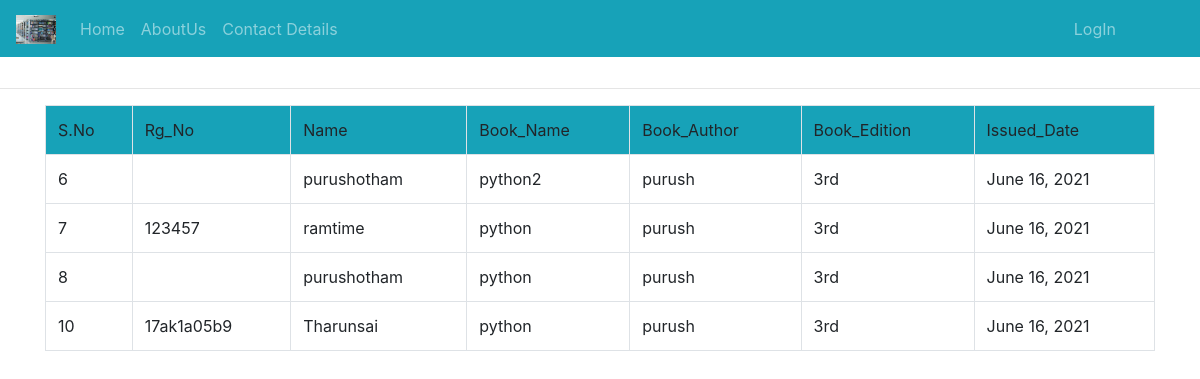
The app's page /issue_book/ with its own data.
### Library_App/models.py (models this page shows)
class st_admin_data(models.Model):
	Rg_No=models.CharField(max_length=120)
	Branch=models.CharField(max_length=120)
	Name=models.CharField(max_length=120)
	issue_status=models.IntegerField(default=0)
	Book_name=models.CharField(max_length=120)
	Book_author=models.CharField(max_length=120)
	Book_Edition=models.CharField(max_length=120,default="")
	Book_count=models.IntegerField(default=0)
	Issue_date=models.DateField(blank=True,null=True)
	Expire_date=models.DateField(blank=True,null=True)
	Return_Date=models.DateField(blank=True,null=True)
	Fine=models.IntegerField(default=0)
	uid=models.ForeignKey(User,on_delete=models.CASCADE)

### Library_App/views.py (the view)
# urls.py: path('issue_book/',views.issue_book,name='issue_book'),
def issue_book(request):
	rc=st_admin_data.objects.all()
	print(rc)
	return render(request,'html/issue_book.html',{'rc':rc})

### Library_App/templates/html/issue_book.html (shortened to what this page needs)
{% extends 'html/base.html' %}
{% load static %}
{% block content %}
<div class="text-center text-danger">
	<br>
</div>
<hr>
<div class="container">
	<table class="table table-bordered">
		<tr class="bg bg-info">
			<td>S.No</td>
			<td>Rg_No</td>
			<td>Name</td>
			<td>Book_Name</td>
			<td>Book_Author</td>
			<td>Book_Edition</td>
			<td>Issued_Date</td>
		</tr>
		{% for i in rc %}
		{% if i.issue_status is 1 %}
			<tr>
				<td>{{forloop.counter}}</td>
				<td>{{i.Rg_No}}</td>
				<td>{{i.Name}}</td>
				<td>{{i.Book_name}}</td>
				<td>{{i.Book_author}}</td>
			    <td>{{i.Book_Edition}}</td>
				<td>{{i.Issue_date}}</td>
			</tr>
			{% endif %}
			{% endfor %}
	</table>
</div>
		<br><br><br><br><br>
{% endblock %}

### records on screen
st_admin_data: Name "purushotham", Book_name "python2", Book_author "purush", Book_Edition "3rd", Issue_date "June 16, 2021"
st_admin_data: Rg_No "123457", Name "ramtime", Book_name "python", Book_author "purush", Book_Edition "3rd", Issue_date "June 16, 2021"
st_admin_data: Name "purushotham", Book_name "python", Book_author "purush", Book_Edition "3rd", Issue_date "June 16, 2021"
st_admin_data: Rg_No "17ak1a05b9", Name "Tharunsai", Book_name "python", Book_author "purush", Book_Edition "3rd", Issue_date "June 16, 2021"
